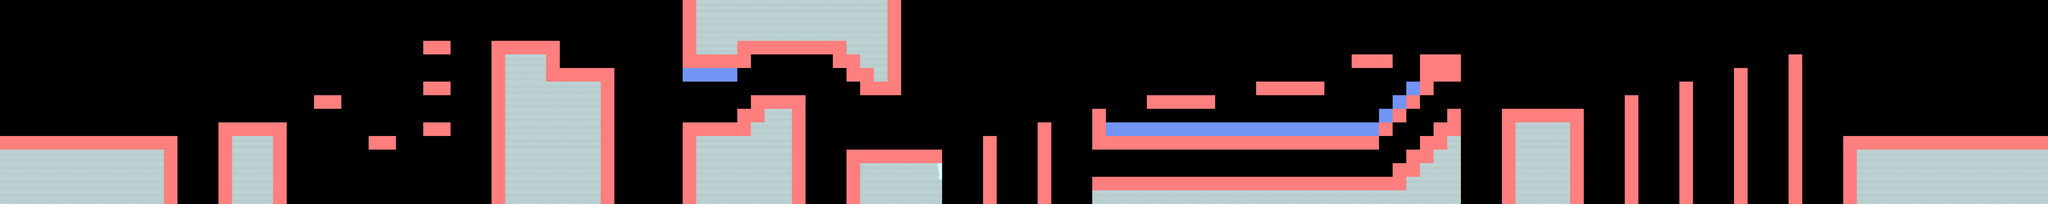

Tiled map render using the project's own tile images. Description and the map definition, with tile-layer contents summarised, below:
An orthogonal 150x15 tile map with 70x70 px tiles, 2 tile layers (Snow Map, Collisions), 2 tilesets.

<map version="1.4" tiledversion="1.4.2" orientation="orthogonal" renderorder="right-down" width="150" height="15" tilewidth="70" tileheight="70" infinite="0" nextlayerid="4" nextobjectid="1">
 <tileset firstgid="1" name="SnowSheet" tilewidth="70" tileheight="70" tilecount="49" columns="7">
  <image source="PNG Snow/sheet.png" width="512" height="512" />
 </tileset>
 <tileset firstgid="50" name="Collisions" tilewidth="70" tileheight="70" tilecount="2" columns="2">
  <image source="Collisions.png" width="140" height="70" />
  <tile id="1">
   <properties>
    <property name="Death" type="bool" value="true" />
   </properties>
  </tile>
 </tileset>
 <layer id="1" name="Snow Map" width="150" height="15">
  <properties>
   <property name="Drawable" type="bool" value="true" />
  </properties>
  <data>[2250 cells, 2250 non-empty, 14 distinct tile ids]</data>
 </layer>
 <layer id="3" name="Collisions" width="150" height="15">
  <properties>
   <property name="Collision" type="bool" value="true" />
   <property name="Drawable" type="bool" value="false" />
  </properties>
  <data>[2250 cells, 327 non-empty, 2 distinct tile ids]</data>
 </layer>
</map>